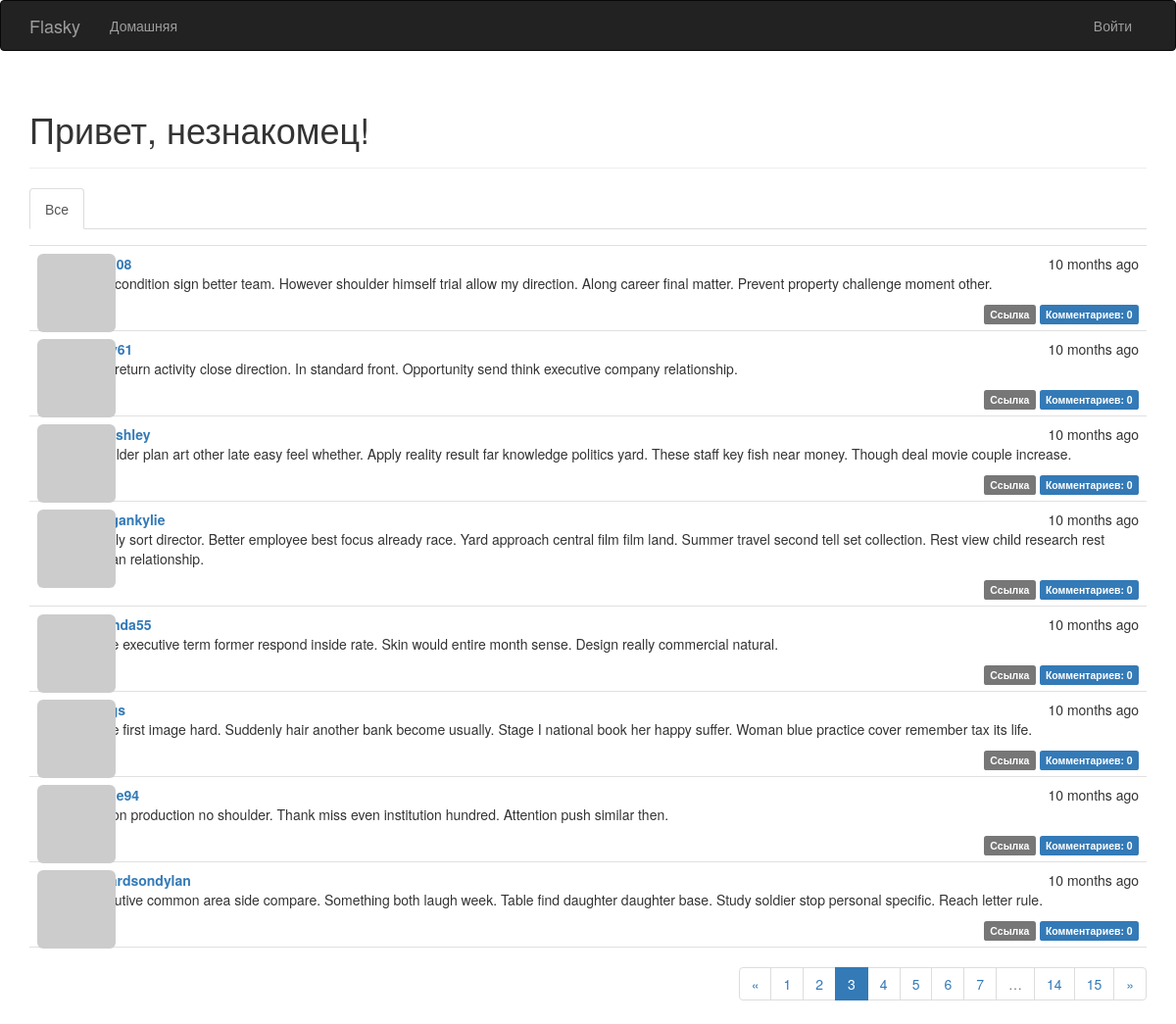
/?page=3, run on the app's committed database.
### app/models.py (models this page shows, shortened)
class Post(db.Model):
    __tablename__ = 'posts'
    id = db.Column(db.Integer, primary_key=True)
    body = db.Column(db.Text)
    body_html = db.Column(db.Text)
    timestamp = db.Column(db.DateTime, index=True, default=datetime.utcnow)
    author_id = db.Column(db.Integer, db.ForeignKey('users.id'))
    comments = db.relationship('Comment', backref='post', lazy='dynamic')

class User(UserMixin, db.Model):
    __tablename__ = 'users'
    id = db.Column(db.Integer, primary_key=True)
    email = db.Column(db.String(64), unique=True, index=True)
    username = db.Column(db.String(64), unique=True, index=True)
    password_hash = db.Column(db.String(128))
    role_id = db.Column(db.Integer, db.ForeignKey('roles.id'))
    confirmed = db.Column(db.Boolean, default=False)
    name = db.Column(db.String(64))
    location = db.Column(db.String(64))
    about_me = db.Column(db.Text())
    member_since = db.Column(db.DateTime(), default=datetime.utcnow)
    last_seen = db.Column(db.DateTime(), default=datetime.utcnow)
    avatar_hash = db.Column(db.String(32))
    posts = db.relationship('Post', backref='author', lazy='dynamic')
    comments = db.relationship('Comment', backref='author', lazy='dynamic')
    followed = db.relationship('Follow',
                               foreign_keys=[Follow.follower_id],
                               backref=db.backref('follower', lazy='joined'),
                               lazy='dynamic',
                               cascade='all, delete-orphan')
    followers = db.relationship('Follow',
                                foreign_keys=[Follow.followed_id],
                                backref=db.backref('followed', lazy='joined'),
                                lazy='dynamic',
                                cascade='all, delete-orphan')
    @property
    def password(self):
        raise AttributeError('password is not a readable attribute')
    def gravatar(self, size=100, default='identicon', rating='g'):
        if request.is_secure:
            url = 'https://secure.gravatar.com/avatar'
        else:
            url = 'http://secure.gravatar.com/avatar'
        hash = hashlib.md5(self.email.lower().encode('utf-8')).hexdigest()
        return f'{url}/{hash}?s={size}&d={default}&r={rating}'

### app/main/views.py (the view)
@main.route('/', methods=['GET', 'POST'])
def index():
    form = PostForm()
    if current_user.can(Permission.WRITE) and form.validate_on_submit():
        post = Post(body=form.body.data,
                    author=current_user._get_current_object())
        db.session.add(post)
        db.session.commit()
        return redirect(url_for('.index'))
    page = request.args.get('page', 1, type=int)
    show_followed = False
    if current_user.is_authenticated:
        show_followed = bool(request.cookies.get('show_followed', ''))
    if show_followed:
        query = current_user.followed_posts
    else:
        query = Post.query
    pagination = query.order_by(Post.timestamp.desc()).paginate(
        page, per_page=current_app.config['FLASKY_POSTS_PER_PAGE'],
        error_out=False)
    posts = pagination.items
    return render_template('index.html', form=form, posts=posts,
                           pagination=pagination, show_followed=show_followed)

### app/auth/views.py (called while the page is built)
@auth.before_app_request
def before_request():
    if current_user.is_authenticated:
        current_user.ping()
        if not current_user.confirmed \
                and request.blueprint != 'auth' \
                and request.endpoint != 'static':
            return redirect(url_for('auth.unconfirmed'))

### app/main/__init__.py (called while the page is built)
@main.app_context_processor
def inject_permissions():
    return dict(Permission=Permission)

### app/main/views.py (called while the page is built)
@main.after_app_request
def after_request(response):
    for query in get_debug_queries():
        if query.duration >= current_app.config['FLASKY_SLOW_DB_QUERY_TIME']:
            current_app.logger.warning(
                'Slow query: %s\nParameters: %s\nDuration: %fs\nContext: %s\n' %
                (query.statement, query.parameters, query.duration, query.context))
    return response

### app/models.py (called while the page is built)
    def can(self, permissions):
        return False

    def is_administrator(self):
        return False

### app/templates/index.html (shortened to what this page needs)
{% extends "base.html" %}
{% import "bootstrap/wtf.html" as wtf %}
{% import "_macros.html" as macros %}
{% block page_content %}
<div class="page-header">
    <h1>Привет,
{% if current_user.is_authenticated %}{{ current_user.username }}{% else %}незнакомец{% endif %}!</h1>
</div>
<div class="post-tabs">
    <ul class="nav nav-tabs">
        <li{% if not show_followed %} class="active"{% endif %}><a href="{{ url_for('.show_all') }}">Все</a></li>
    </ul>
</div>
{% include '_posts.html' %}
{% if pagination %}
<div class="pagination">
    {{ macros.pagination_widget(pagination, '.index') }}
</div>
{% endif %}
{% endblock %}

### app/templates/_posts.html (shortened to what this page needs)
<ul class="posts">
    {% for post in posts %}
    <li class="post">
        <div class="profile-thumbnail">
            <a href="{{ url_for('.user', username=post.author.username) }}">
                <img class="img-rounded profile-thumbnail" src="{{ post.author.gravatar(size=40) }}">
            </a>
        </div>
        <div class="post-date">{{ moment(post.timestamp).fromNow() }}</div>
        <div class="post-author">
            <a href="{{ url_for('.user', username=post.author.username) }}">
                {{ post.author.username }}
            </a>
        </div>
       <div class="post-content">
        <div class="post-body">
            {% if post.body_html %}
                {{ post.body_html | safe }}
            {% else %}
                {{ post.body }}
        {% endif %}
        </div>
        <div class="post-footer">
            <a href="{{ url_for('.post', id=post.id) }}">
                <span class="label label-default">Ссылка</span></a>
            <a href="{{ url_for('.post', id=post.id) }}#comments">
                <span class="label label-primary">
                Комментариев: {{ post.comments.count() }}
                </span></a>
        </div>
</div>
    </li>
    {% endfor %}
</ul>

### app/static/styles.css (style rules this page uses)
.profile-thumbnail { position: absolute; }
div.post-tabs { margin-top: 16px; }
ul.posts { list-style-type: none; padding: 0px; margin: 16px 0px 0px 0px; border-top: 1px solid #e0e0e0; }
ul.posts li.post { padding: 8px; border-bottom: 1px solid #e0e0e0; }
div.post-date { float: right; }
div.post-author { font-weight: bold; margin-left: 48px; }
div.post-content { margin-left: 48px; min-height: 48px; }
div.post-footer { text-align: right; }
div.pagination { width: 100%; text-align: right; padding: 0px; margin: 0px; }

### data on the page
Post: timestamp "10 months ago", body_html "Fine condition sign better team. However shoulder himself trial allow my direction. Along career final matter. Prevent property challenge moment other.", comments.count "0"
Post: timestamp "10 months ago", body_html "Also return activity close direction. In standard front. Opportunity send think executive company relationship.", comments.count "0"
Post: timestamp "10 months ago", author.username "hallashley", body_html "Shoulder plan art other late easy feel whether. Apply reality result far knowledge politics yard. These staff key fish near money. Though deal movie couple increase.", comments.count "0"
Post: timestamp "10 months ago", author.username "morgankylie", body_html "Simply sort director. Better employee best focus already race. Yard approach central film film land. Summer travel second tell set collection. Rest view child research rest human relationship.", comments.count "0"
Post: timestamp "10 months ago", author.username "amanda55", body_html "Trade executive term former respond inside rate. Skin would entire month sense. Design really commercial natural.", comments.count "0"
Post: timestamp "10 months ago", body_html "Force first image hard. Suddenly hair another bank become usually. Stage I national book her happy suffer. Woman blue practice cover remember tax its life.", comments.count "0"
Post: timestamp "10 months ago", body_html "Station production no shoulder. Thank miss even institution hundred. Attention push similar then.", comments.count "0"
Post: timestamp "10 months ago", author.username "richardsondylan", body_html "Executive common area side compare. Something both laugh week. Table find daughter daughter base. Study soldier stop personal specific. Reach letter rule.", comments.count "0"

### other printed values
{{ p }} "1" "2" "4" "5" "6" "7" "14" "15"
{{ p }} "3"
